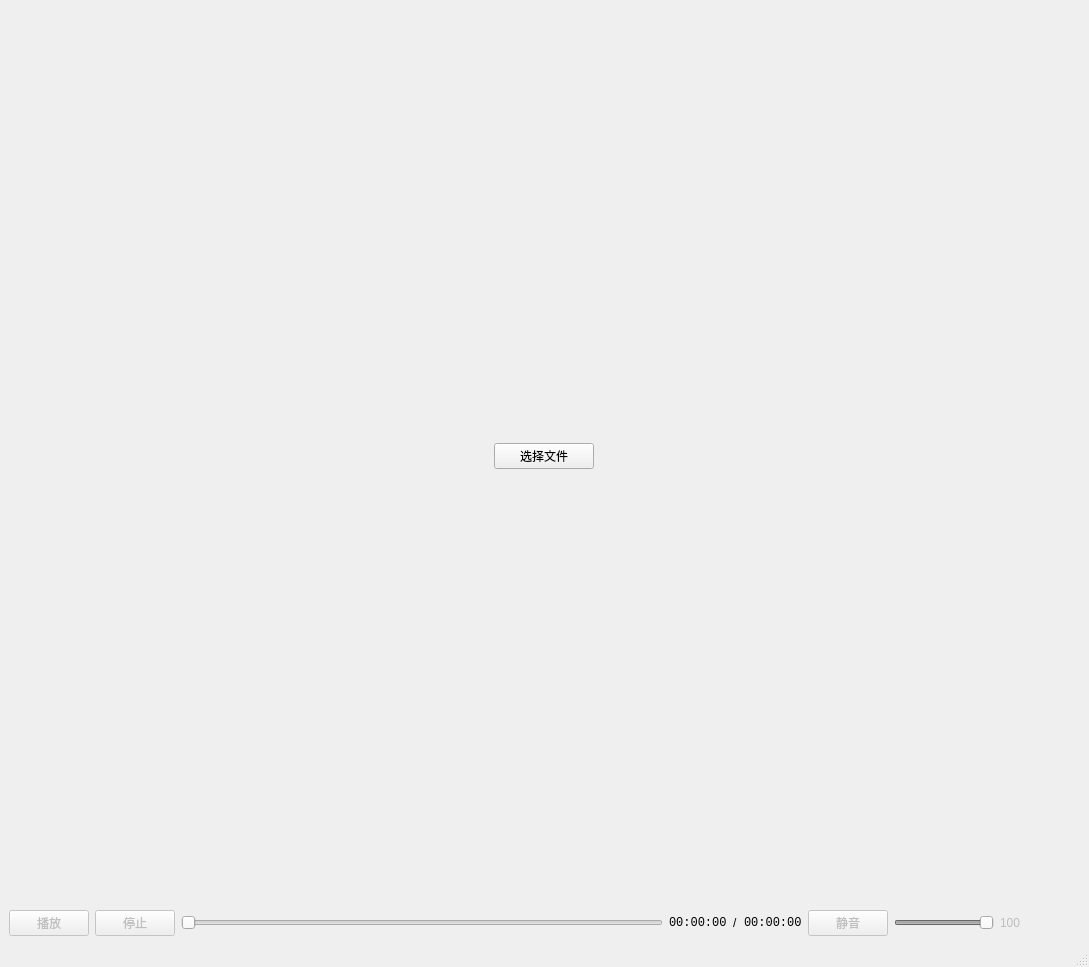
<?xml version="1.0" encoding="UTF-8"?>
<ui version="4.0">
 <class>MainWindow</class>
 <widget class="QMainWindow" name="MainWindow">
  <property name="geometry">
   <rect>
    <x>0</x>
    <y>0</y>
    <width>1089</width>
    <height>967</height>
   </rect>
  </property>
  <property name="windowTitle">
   <string>MainWindow</string>
  </property>
  <widget class="QWidget" name="centralwidget">
   <layout class="QVBoxLayout" name="verticalLayout">
    <item>
     <widget class="QStackedWidget" name="playWidget">
      <property name="currentIndex">
       <number>0</number>
      </property>
      <widget class="QWidget" name="page">
       <layout class="QHBoxLayout" name="horizontalLayout_5">
        <item>
         <widget class="QPushButton" name="openFileBtn">
          <property name="maximumSize">
           <size>
            <width>100</width>
            <height>16777215</height>
           </size>
          </property>
          <property name="text">
           <string>选择文件</string>
          </property>
         </widget>
        </item>
       </layout>
      </widget>
      <widget class="QWidget" name="page_2">
       <layout class="QGridLayout" name="gridLayout">
        <item row="0" column="0">
         <widget class="VideoWidget" name="videoWidget" native="true"/>
        </item>
       </layout>
      </widget>
     </widget>
    </item>
    <item>
     <layout class="QHBoxLayout" name="horizontalLayout">
      <item>
       <layout class="QHBoxLayout" name="horizontalLayout_2">
        <item>
         <widget class="QPushButton" name="playBtn">
          <property name="enabled">
           <bool>false</bool>
          </property>
          <property name="text">
           <string>播放</string>
          </property>
         </widget>
        </item>
        <item>
         <widget class="QPushButton" name="stopBtn">
          <property name="enabled">
           <bool>false</bool>
          </property>
          <property name="text">
           <string>停止</string>
          </property>
         </widget>
        </item>
        <item>
         <layout class="QHBoxLayout" name="horizontalLayout_3">
          <item>
           <widget class="videoSlider" name="currentSlider">
            <property name="enabled">
             <bool>false</bool>
            </property>
            <property name="minimumSize">
             <size>
              <width>100</width>
              <height>0</height>
             </size>
            </property>
            <property name="maximumSize">
             <size>
              <width>16777215</width>
              <height>16777215</height>
             </size>
            </property>
            <property name="maximum">
             <number>100</number>
            </property>
            <property name="orientation">
             <enum>Qt::Horizontal</enum>
            </property>
           </widget>
          </item>
          <item>
           <widget class="QLabel" name="currentLabel">
            <property name="font">
             <font>
              <family>Consolas</family>
             </font>
            </property>
            <property name="text">
             <string>00:00:00</string>
            </property>
           </widget>
          </item>
          <item>
           <widget class="QLabel" name="label_2">
            <property name="text">
             <string>/</string>
            </property>
           </widget>
          </item>
          <item>
           <widget class="QLabel" name="durationLabel">
            <property name="font">
             <font>
              <family>Consolas</family>
             </font>
            </property>
            <property name="text">
             <string>00:00:00</string>
            </property>
           </widget>
          </item>
          <item>
           <layout class="QHBoxLayout" name="horizontalLayout_4">
            <item>
             <widget class="QPushButton" name="silenceBtn">
              <property name="enabled">
               <bool>false</bool>
              </property>
              <property name="minimumSize">
               <size>
                <width>80</width>
                <height>0</height>
               </size>
              </property>
              <property name="maximumSize">
               <size>
                <width>80</width>
                <height>16777215</height>
               </size>
              </property>
              <property name="text">
               <string>静音</string>
              </property>
             </widget>
            </item>
            <item>
             <widget class="videoSlider" name="volumnSlider">
              <property name="enabled">
               <bool>false</bool>
              </property>
              <property name="minimumSize">
               <size>
                <width>100</width>
                <height>0</height>
               </size>
              </property>
              <property name="maximumSize">
               <size>
                <width>100</width>
                <height>16777215</height>
               </size>
              </property>
              <property name="maximum">
               <number>100</number>
              </property>
              <property name="value">
               <number>100</number>
              </property>
              <property name="orientation">
               <enum>Qt::Horizontal</enum>
              </property>
             </widget>
            </item>
            <item>
             <widget class="QLabel" name="volumnLabel">
              <property name="enabled">
               <bool>false</bool>
              </property>
              <property name="maximumSize">
               <size>
                <width>80</width>
                <height>16777215</height>
               </size>
              </property>
              <property name="text">
               <string>100</string>
              </property>
             </widget>
            </item>
           </layout>
          </item>
         </layout>
        </item>
       </layout>
      </item>
     </layout>
    </item>
   </layout>
  </widget>
  <widget class="QMenuBar" name="menubar">
   <property name="geometry">
    <rect>
     <x>0</x>
     <y>0</y>
     <width>1089</width>
     <height>24</height>
    </rect>
   </property>
  </widget>
  <widget class="QStatusBar" name="statusbar"/>
 </widget>
 <customwidgets>
  <customwidget>
   <class>videoSlider</class>
   <extends>QSlider</extends>
   <header>videoslider.h</header>
  </customwidget>
  <customwidget>
   <class>VideoWidget</class>
   <extends>QWidget</extends>
   <header>videowidget.h</header>
   <container>1</container>
  </customwidget>
 </customwidgets>
 <resources/>
 <connections/>
</ui>
